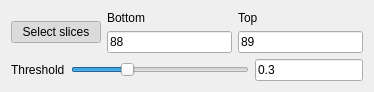
<?xml version="1.0" encoding="UTF-8"?>
<ui version="4.0">
 <class>ClassifierDlibSvmCClassify</class>
 <widget class="QWidget" name="ClassifierDlibSvmCClassify">
  <property name="geometry">
   <rect>
    <x>0</x>
    <y>0</y>
    <width>374</width>
    <height>91</height>
   </rect>
  </property>
  <property name="windowTitle">
   <string>Form</string>
  </property>
  <layout class="QVBoxLayout" name="verticalLayout">
   <item>
    <layout class="QHBoxLayout" name="horizontalLayout_4">
     <item>
      <widget class="QPushButton" name="selectSlices">
       <property name="sizePolicy">
        <sizepolicy hsizetype="Fixed" vsizetype="Fixed">
         <horstretch>0</horstretch>
         <verstretch>0</verstretch>
        </sizepolicy>
       </property>
       <property name="minimumSize">
        <size>
         <width>90</width>
         <height>0</height>
        </size>
       </property>
       <property name="text">
        <string>Select slices</string>
       </property>
       <property name="checkable">
        <bool>true</bool>
       </property>
       <property name="checked">
        <bool>true</bool>
       </property>
      </widget>
     </item>
     <item>
      <layout class="QVBoxLayout" name="verticalLayout_7">
       <item>
        <widget class="QLabel" name="bottomSliceLimitLabel">
         <property name="text">
          <string>Bottom</string>
         </property>
        </widget>
       </item>
       <item>
        <widget class="QLineEdit" name="bottomSliceLimit">
         <property name="text">
          <string>88</string>
         </property>
        </widget>
       </item>
      </layout>
     </item>
     <item>
      <layout class="QVBoxLayout" name="verticalLayout_8">
       <item>
        <widget class="QLabel" name="topSliceLimitLabel">
         <property name="text">
          <string>Top</string>
         </property>
        </widget>
       </item>
       <item>
        <widget class="QLineEdit" name="topSliceLimit">
         <property name="text">
          <string>89</string>
         </property>
        </widget>
       </item>
      </layout>
     </item>
    </layout>
   </item>
   <item>
    <layout class="QHBoxLayout" name="horizontalLayout">
     <item>
      <widget class="QLabel" name="label">
       <property name="text">
        <string>Threshold</string>
       </property>
      </widget>
     </item>
     <item>
      <widget class="QSlider" name="thresholdSlider">
       <property name="value">
        <number>30</number>
       </property>
       <property name="orientation">
        <enum>Qt::Horizontal</enum>
       </property>
      </widget>
     </item>
     <item>
      <widget class="QLineEdit" name="thresholdValue">
       <property name="sizePolicy">
        <sizepolicy hsizetype="Minimum" vsizetype="Fixed">
         <horstretch>0</horstretch>
         <verstretch>0</verstretch>
        </sizepolicy>
       </property>
       <property name="text">
        <string>0.3</string>
       </property>
      </widget>
     </item>
    </layout>
   </item>
  </layout>
 </widget>
 <resources/>
 <connections/>
</ui>
